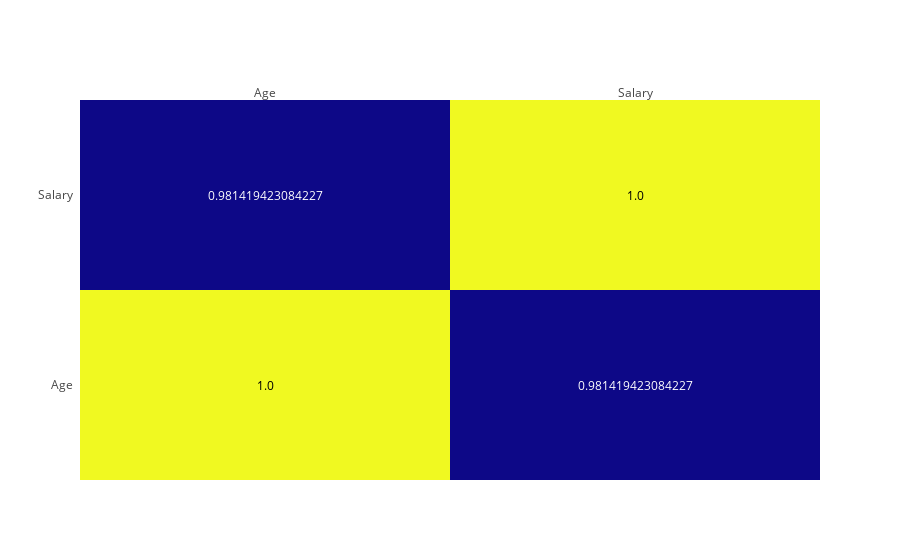

The notebook cell this image was saved under:
### Code cell
# Correlation matrix
corr_matrix = dataset.corr()

import plotly.figure_factory as ff

fig = ff.create_annotated_heatmap(corr_matrix.values,
                                  x = corr_matrix.columns.values.tolist(),
                                  y = corr_matrix.index.values.tolist())


fig.show()

### Figure 1 — Plotly figure (JSON) as saved in the notebook; plotly's stock layout.template omitted (floating-point values rounded to 4 significant figures)
{"data": [{"colorscale": [[0, "#0d0887"], [0.1111, "#46039f"], [0.2222, "#7201a8"], [0.3333, "#9c179e"], [0.4444, "#bd3786"], [0.5556, "#d8576b"], [0.6667, "#ed7953"], [0.7778, "#fb9f3a"], [0.8889, "#fdca26"], [1, "#f0f921"]], "reversescale": false, "showscale": false, "type": "heatmap", "x": ["Age", "Salary"], "y": ["Age", "Salary"], "z": [[1, 0.9814], [0.9814, 1]]}], "layout": {"annotations": [{"font": {"color": "#000000"}, "showarrow": false, "text": "1.0", "x": "Age", "xref": "x", "y": "Age", "yref": "y"}, {"font": {"color": "#FFFFFF"}, "showarrow": false, "text": "0.981419423084227", "x": "Salary", "xref": "x", "y": "Age", "yref": "y"}, {"font": {"color": "#FFFFFF"}, "showarrow": false, "text": "0.981419423084227", "x": "Age", "xref": "x", "y": "Salary", "yref": "y"}, {"font": {"color": "#000000"}, "showarrow": false, "text": "1.0", "x": "Salary", "xref": "x", "y": "Salary", "yref": "y"}], "xaxis": {"dtick": 1, "gridcolor": "rgb(0, 0, 0)", "side": "top", "ticks": ""}, "yaxis": {"dtick": 1, "ticks": "", "ticksuffix": "  "}}}
